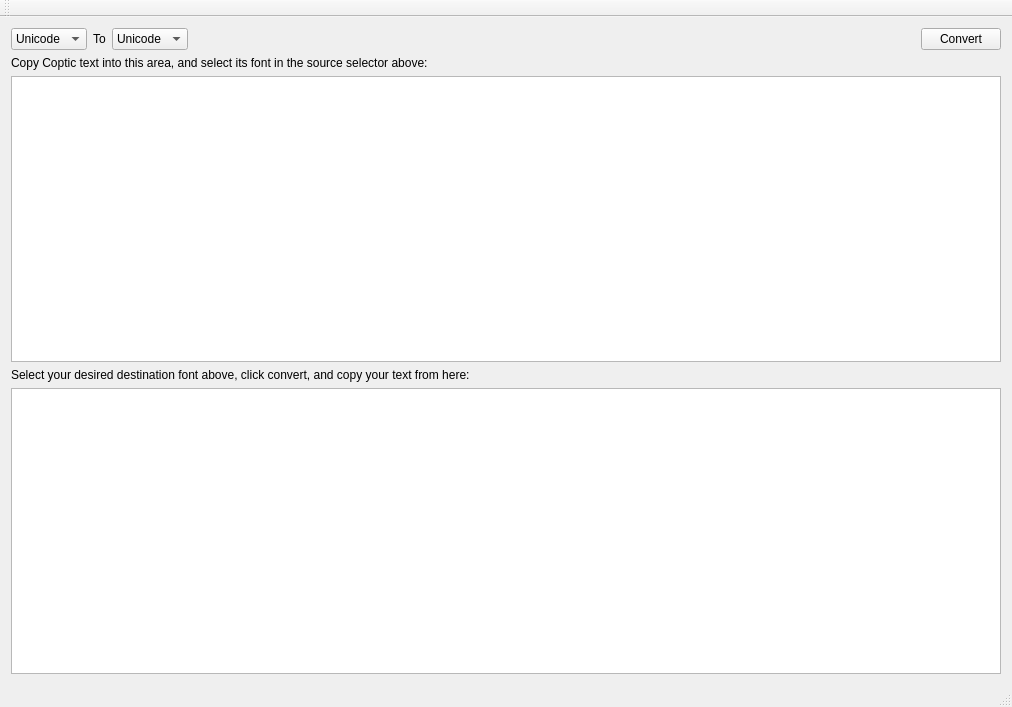
<?xml version="1.0" encoding="UTF-8"?>
<ui version="4.0">
 <class>MainWindow</class>
 <widget class="QMainWindow" name="MainWindow">
  <property name="geometry">
   <rect>
    <x>0</x>
    <y>0</y>
    <width>1012</width>
    <height>707</height>
   </rect>
  </property>
  <property name="windowTitle">
   <string>MainWindow</string>
  </property>
  <widget class="QWidget" name="centralWidget">
   <layout class="QVBoxLayout" name="verticalLayout">
    <item>
     <layout class="QHBoxLayout" name="horizontalLayout_2">
      <item>
       <widget class="QComboBox" name="fromComboBox">
        <item>
         <property name="text">
          <string>Unicode</string>
         </property>
        </item>
        <item>
         <property name="text">
          <string>CS</string>
         </property>
        </item>
       </widget>
      </item>
      <item>
       <widget class="QLabel" name="label">
        <property name="text">
         <string>To</string>
        </property>
       </widget>
      </item>
      <item>
       <widget class="QComboBox" name="toComboBox">
        <item>
         <property name="text">
          <string>Unicode</string>
         </property>
        </item>
        <item>
         <property name="text">
          <string>CS</string>
         </property>
        </item>
       </widget>
      </item>
      <item>
       <spacer name="horizontalSpacer">
        <property name="orientation">
         <enum>Qt::Horizontal</enum>
        </property>
        <property name="sizeHint" stdset="0">
         <size>
          <width>40</width>
          <height>20</height>
         </size>
        </property>
       </spacer>
      </item>
      <item>
       <widget class="QPushButton" name="convertPushButton">
        <property name="text">
         <string>Convert</string>
        </property>
       </widget>
      </item>
     </layout>
    </item>
    <item>
     <widget class="QLabel" name="label_2">
      <property name="text">
       <string>Copy Coptic text into this area, and select its font in the source selector above:</string>
      </property>
     </widget>
    </item>
    <item>
     <widget class="QTextEdit" name="inputTextEdit"/>
    </item>
    <item>
     <widget class="QLabel" name="label_3">
      <property name="text">
       <string>Select your desired destination font above, click convert, and copy your text from here:</string>
      </property>
     </widget>
    </item>
    <item>
     <widget class="QTextEdit" name="outputTextEdit">
      <property name="readOnly">
       <bool>true</bool>
      </property>
     </widget>
    </item>
   </layout>
  </widget>
  <widget class="QMenuBar" name="menuBar">
   <property name="geometry">
    <rect>
     <x>0</x>
     <y>0</y>
     <width>1012</width>
     <height>22</height>
    </rect>
   </property>
  </widget>
  <widget class="QToolBar" name="mainToolBar">
   <attribute name="toolBarArea">
    <enum>TopToolBarArea</enum>
   </attribute>
   <attribute name="toolBarBreak">
    <bool>false</bool>
   </attribute>
  </widget>
  <widget class="QStatusBar" name="statusBar"/>
 </widget>
 <layoutdefault spacing="6" margin="11"/>
 <resources/>
 <connections/>
</ui>
